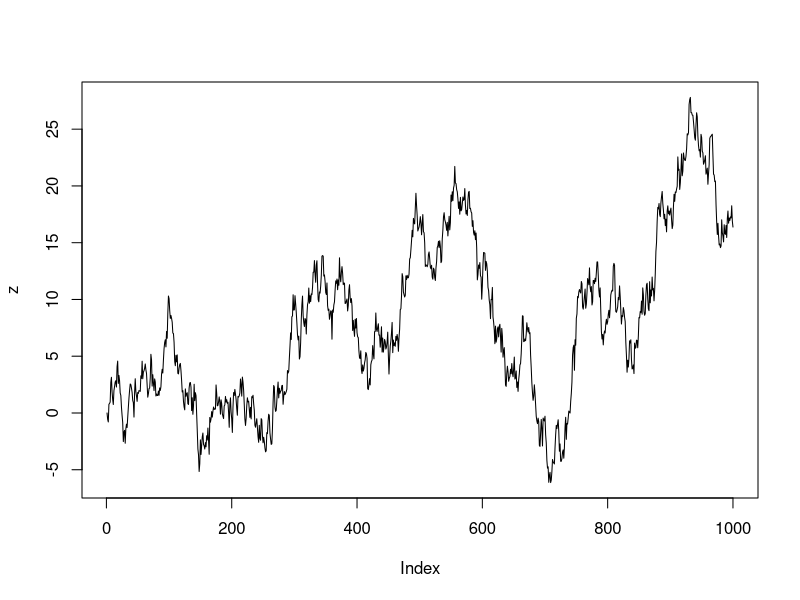
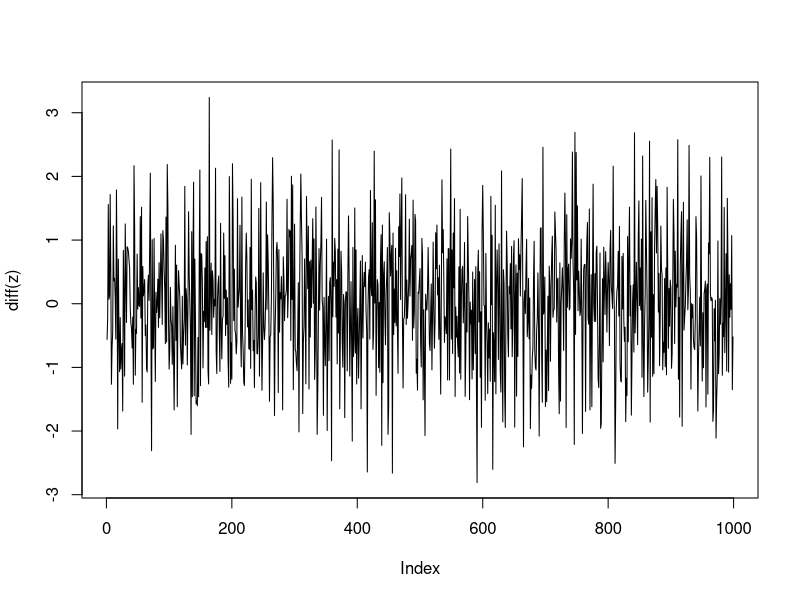
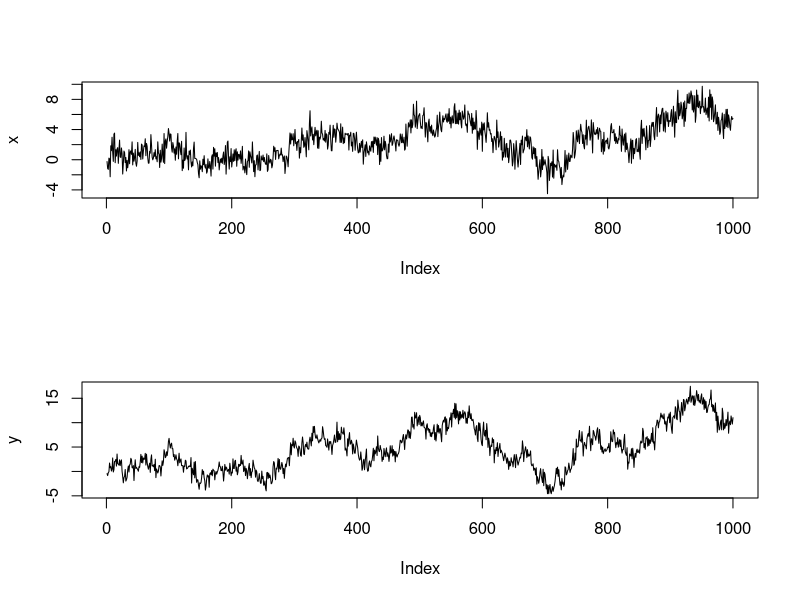
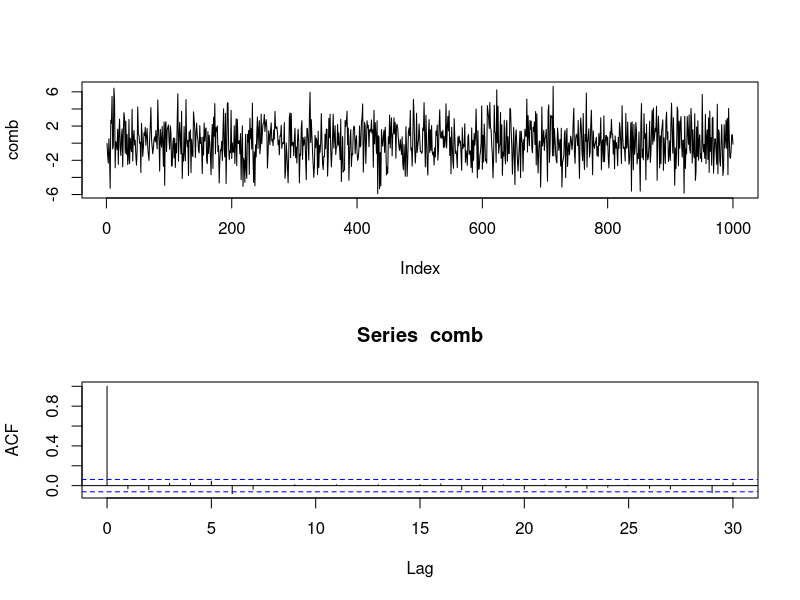

Write the R code that produced these figures, in order.

# QuantStart
# Advanced Algorithmic Trading
# Michael L. Halls-Moore, PhD
# Part3 - Chapter 12
# Simulate Cointegrated Time Series

# Create Random Walk Model
# z[t]

library("tseries")
set.seed(123)
z <- rep(0, 1000)
for (t in 2:1000) {
    z[t] <- z[t - 1] + rnorm(1)
}

plot(z, type = "l")
plot(diff(z), type = "l")

# Linear Combination of two non-stationary time series
# ax[t]+by[t] = a(pz[t]+w[x,t]) + b(qz[t]+w[x,t]) # nolint
# ax[t]+by[t] = (ap+bq)z[t] + a * w[x,t]+b * w[x,t]
# if ap + bq = 0 -> we can make non-startionary time series to stationary time series # nolint

x <- y <- rep(0, 1000)
x <- 0.3 * z + rnorm(1000)
y <- 0.6 * z + rnorm(1000)

layout(1:2)
plot(x, type = "l")
plot(y, type = "l")

# make non-stationary to stationary time series

comb <- 2 * x - y
layout(1:2)
plot(comb, type = "l")
acf(comb)

# Augmented Dickey-Fuller test

result_adf <- adf.test(comb)
print(result_adf)

# Phillips-Perron test

result_pp <- pp.test(comb)
print(result_pp)

# Phillips-Ouliaris test

result_po <- po.test(cbind(2 * x, -1 * y))
print(result_po)